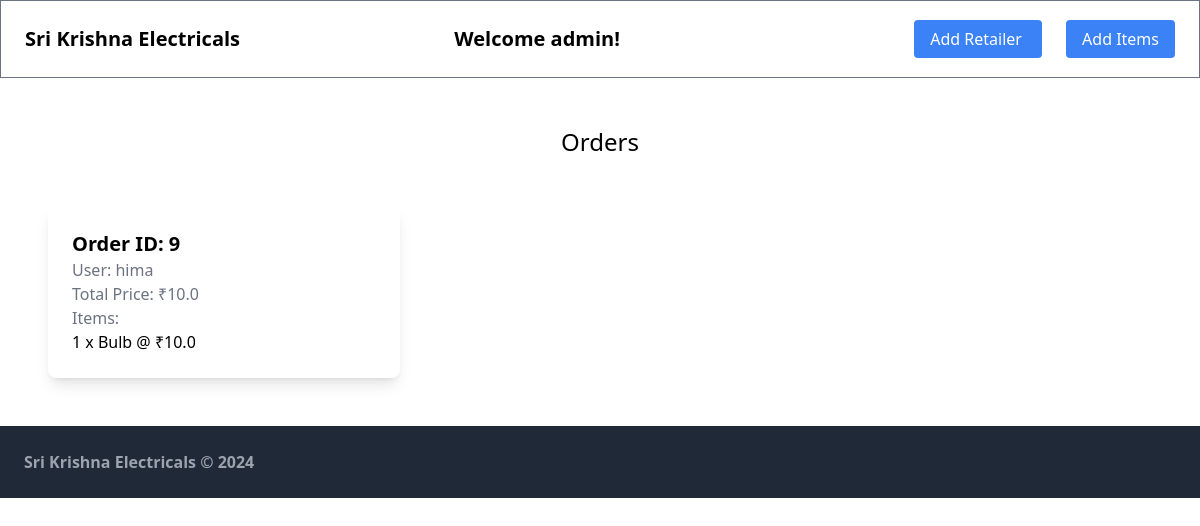
/index/ (signed in), run on an earlier commit of the app's database.
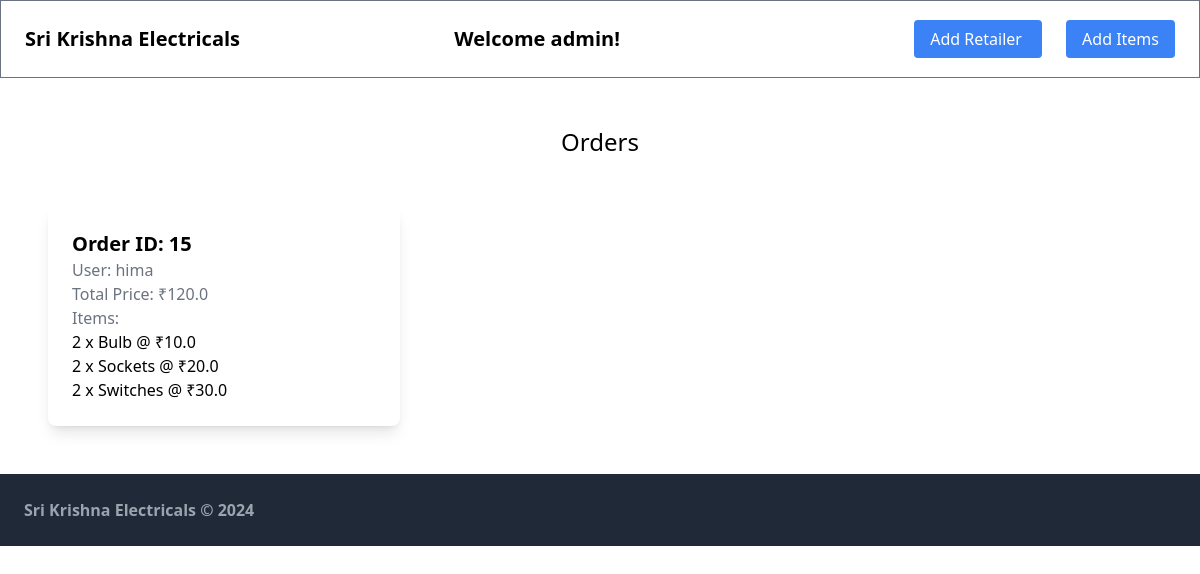
And on a later commit of the database.
### items/models.py (models this page shows, shortened)
class Order(models.Model):
    user = models.ForeignKey(User, on_delete=models.CASCADE)
    created_at = models.DateTimeField(auto_now_add=True)
    total_price = models.FloatField()

class OrderItem(models.Model):
    order = models.ForeignKey(Order, on_delete=models.CASCADE)
    item = models.ForeignKey(Item, on_delete=models.CASCADE)
    quantity = models.PositiveIntegerField()
    amount = models.FloatField()

class Item(models.Model):
    name = models.CharField(max_length=255)
    description = models.TextField(blank=True, null=True)
    price = models.FloatField()
    image = models.ImageField(upload_to='item_images', blank=True, null=True)
    is_sold = models.BooleanField(default=False)
    Created_at = models.DateTimeField(auto_now_add=True)
    class Meta:
        ordering = ['name',]

### core/views.py (the view, shortened to what this page needs)
# urls.py: path("index/", views.index, name="index"),
def index(request):
    if request.user.is_superuser:
        orders = Order.objects.all()
        order_items = OrderItem.objects.all()
        context = {
            "orders": orders,
            "order_items": order_items,
            "user": request.user,
            "is_superuser": True,
        }
    return render(request, "core/index.html", context)

### core/context_processors.py (called while the page is built)
def common_data(request):
    return {
        'user': request.user,
    }

### core/templates/core/index.html (shortened to what this page needs)
{% extends 'core/base.html' %}
{% block welcome %}
<div class="text-xl font-bold mr-20">
  Welcome {% if user.is_authenticated %} {{ user }}! {% endif %}
</div>
{% endblock %}
{% block nav_items %}
    {% if request.user.is_superuser %}
    <a href="{% url 'core:add_retailer' %}" class="px-4 py-2 rounded bg-blue-500 hover:bg-blue-700 text-white">
        Add Retailer
    </a>
    <a href="{% url 'items:new' %}" class="px-4 py-2 rounded bg-blue-500 hover:bg-blue-700 text-white">
        Add Items
    </a>
    {% endif %}
{% endblock %}
{% block content %}
  <div class="flex-grow p-6">
    {% if request.user.is_superuser %}
    <h2 class="mb-12 text-2xl text-center">Orders</h2>
    <div class="grid grid-cols-1 sm:grid-cols-2 md:grid-cols-3 gap-6">
      {% for order in orders %}
      <div
        class="bg-white p-6 rounded-lg shadow-lg cursor-pointer order-card"
        data-order-id="{{ order.id }}"
      >
        <h3 class="text-xl font-semibold">Order ID: {{ order.id }}</h3>
        <p class="text-gray-500">User: {{ order.user.username }}</p>
        <p class="text-gray-500">Total Price: ₹{{ order.total_price }}</p>
        <p class="text-gray-500">Items:</p>
        <ul>
          {% for item in order.orderitem_set.all %}
          <li>
            {{ item.quantity }} x {{ item.item.name }} @ ₹{{ item.item.price }}
          </li>
          {% endfor %}
        </ul>
      </div>
      {% endfor %}
    </div>
    {% endif %}
  </div>
</div>
{% endblock %}

What changed in the data, as far as the page shows it:
removed Order: id "9", user.username "hima", total_price "10.0"
removed OrderItem: quantity "1", item.name "Bulb", item.price "10.0", shown under "9"
added Order: id "15", user.username "hima", total_price "120.0"
added OrderItem: quantity "2", item.name "Bulb", item.price "10.0", shown under "15"
added OrderItem: quantity "2", item.name "Sockets", item.price "20.0", shown under "15"
added OrderItem: quantity "2", item.name "Switches", item.price "30.0", shown under "15"
